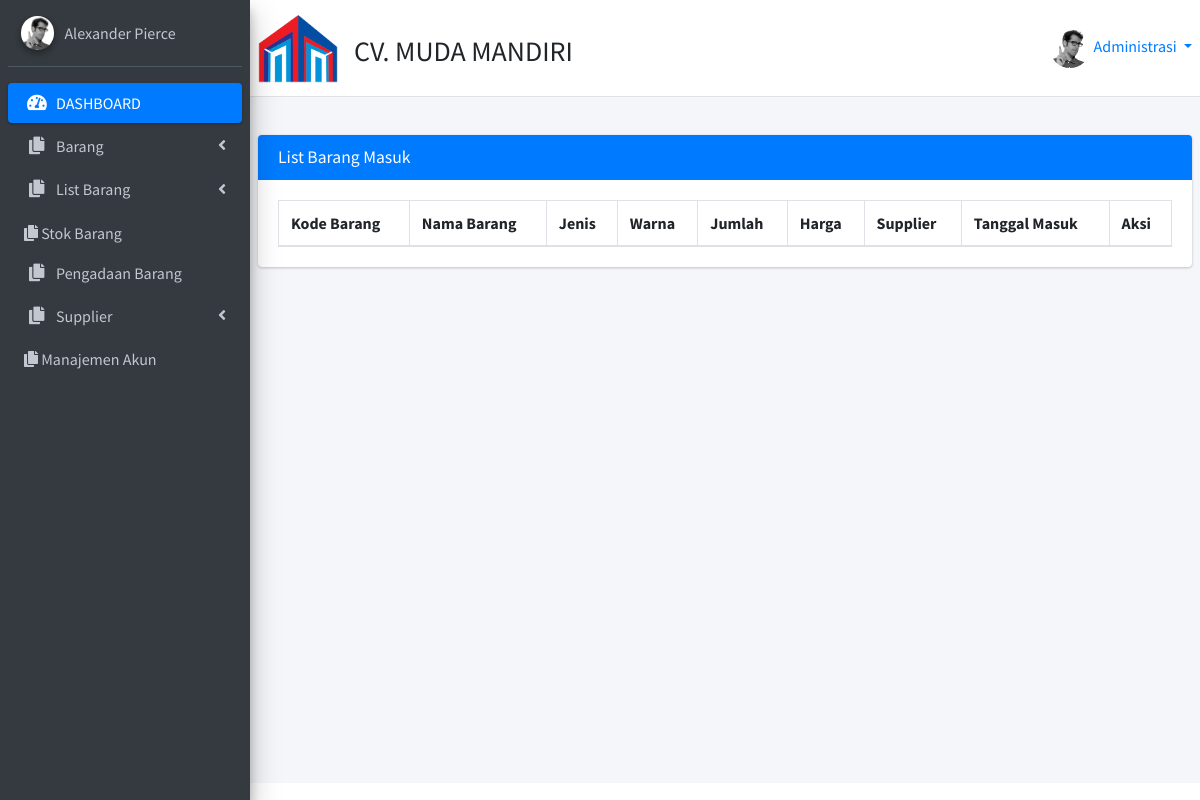
Page /list_barang_masuk.php (signed in) on the earlier database version.
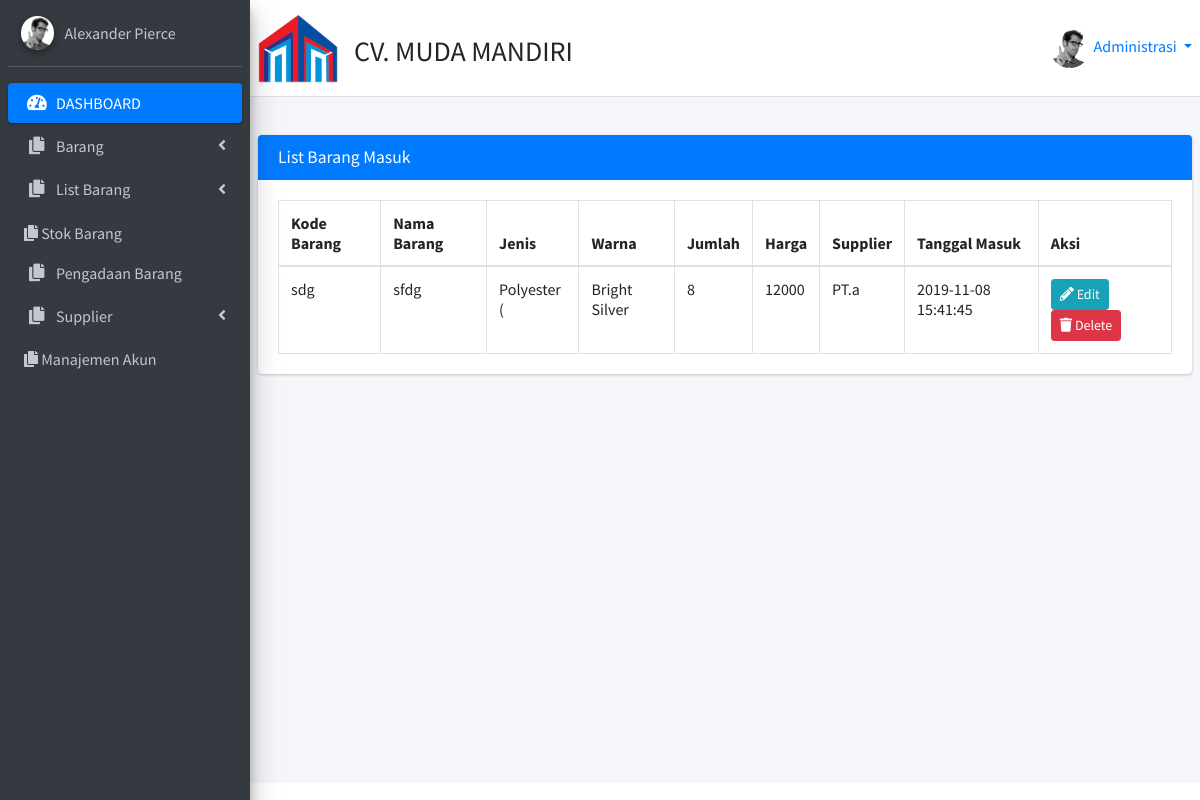
Same page on the later database version.
### tables this page shows
CREATE TABLE `barang` (
  `kode_barang` varchar(10) NOT NULL,
  `nama_barang` varchar(15) NOT NULL,
  `harga` int(20) NOT NULL,
  `jumlah` int(3) NOT NULL,
  `jenis` varchar(30) NOT NULL,
  `kode_warna` int(11) NOT NULL,
  `updated_time` timestamp NOT NULL DEFAULT CURRENT_TIMESTAMP ON UPDATE CURRENT_TIMESTAMP,
  `total` int(11) DEFAULT NULL,
  `supplier` varchar(50) DEFAULT NULL
);

CREATE TABLE `warna` (
  `kode_warna` int(11) NOT NULL,
  `nama_warna` varchar(30) NOT NULL
);

### list_barang_masuk.php (the view, shortened to what this page needs)
<html>
<?php include ('header.php');?>
<body>
<?php
		$link = mysqli_connect("localhost", "root", "", "mudamandiri");
		?>
    <div class = "wrapper">
        <?php include ("navbar.php"); ?>
        <?php include ("sidebar.php"); ?>
    <div class="content-wrapper">
        <section class="content-header">
    </section>
            <section class="content">
    <div class="row">
        <div class="col-12">
        <div class="card card-primary">
        <div class="card-header">
            <h3 class="card-title">List Barang Masuk</h3>
            </div>
            <div class="card-body">
            <table id="example2" class="table table-bordered table-hover">
                <thead>
                <tr>
                <th>Kode Barang</th>
                <th>Nama Barang</th>
                <th>Jenis</th>
                <th>Warna</th>
                <th>Jumlah</th>
                <th>Harga</th>
                <th>Supplier</th>
                <th>Tanggal Masuk</th>
                <th>Aksi</th>
                </tr>
                </thead>
                <tbody>
                <?php
													$sql="SELECT * FROM barang inner join warna on (barang.kode_warna = warna.kode_warna)";
													$result=mysqli_query($link,$sql);
													while($data = mysqli_fetch_array($result,MYSQLI_ASSOC)){
													?>
                <tr>
                <td><?php echo $data["kode_barang"]; ?></td>
                <td><?php echo $data["nama_barang"]; ?></td>
                <td><?php echo $data["jenis"]; ?></td>
                <td><?php echo $data["nama_warna"]; ?></td>
                <td><?php echo $data["jumlah"]; ?></td>
                <td><?php echo $data["harga"]; ?></td>
                <td><?php echo $data["supplier"]; ?></td>
                <td><?php echo $data["updated_time"]; ?></td>
                <td><a class="btn btn-info btn-sm" href="edit_barang_masuk.php?ni=<?php echo $data['kode_barang'];?>">
                    <i class="fas fa-pencil-alt"></i>
                    Edit</a>
                <a class="btn btn-danger btn-sm" href="deletebarang_masuk.php?ni=<?php echo $data['kode_barang'];?>">
                    <i class="fas fa-trash">
                    </i>
                    Delete</a>
                </td>
                </tr>
                <?php
													}
													?>
                </tbody>
            </table>
            </div>
        </div>
        </section>
            </div>
        </div>
</body>
</html>

Differences in the rows shown:
added barang: kode_barang "sdg", nama_barang "sfdg", jenis "Polyester (", kode_warna.nama_warna "Bright Silver", jumlah "8", harga "12000", supplier "PT.a", updated_time "2019-11-08 15:41:45"
